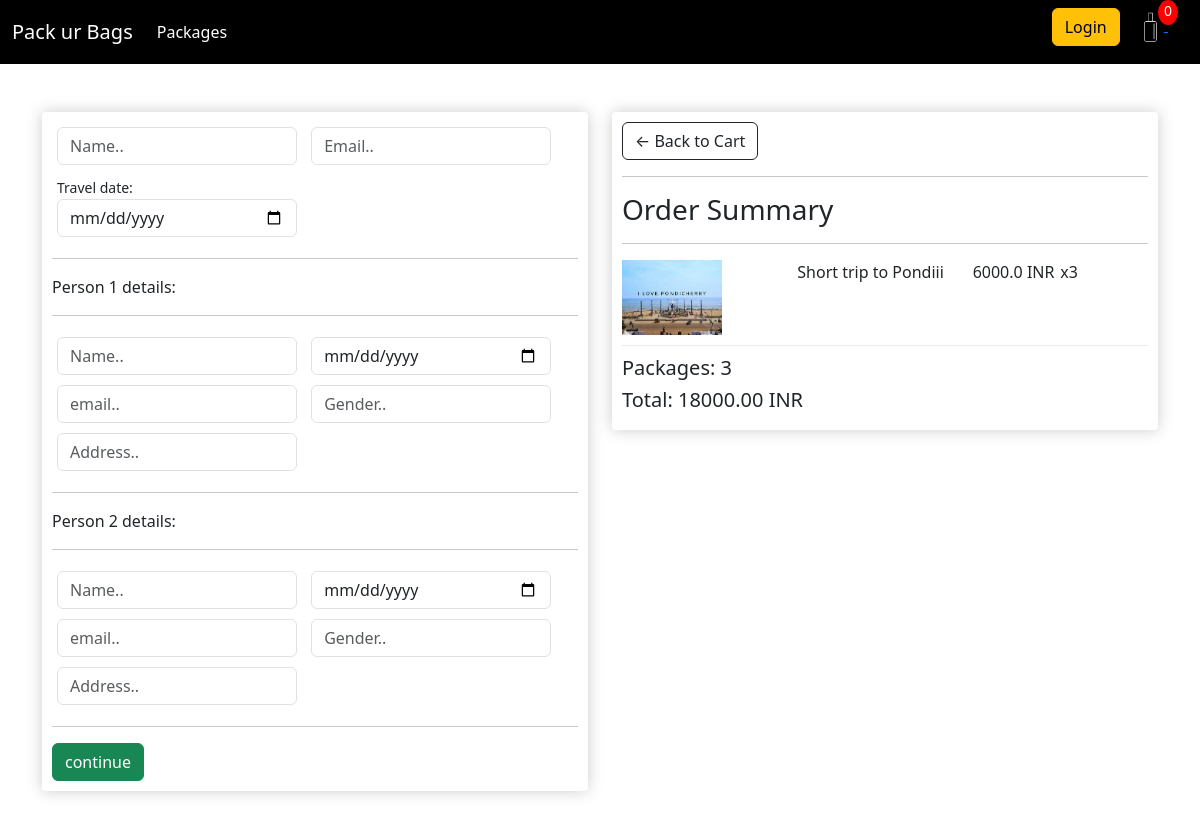
/checkout/ (signed in), run on an earlier commit of the app's database.
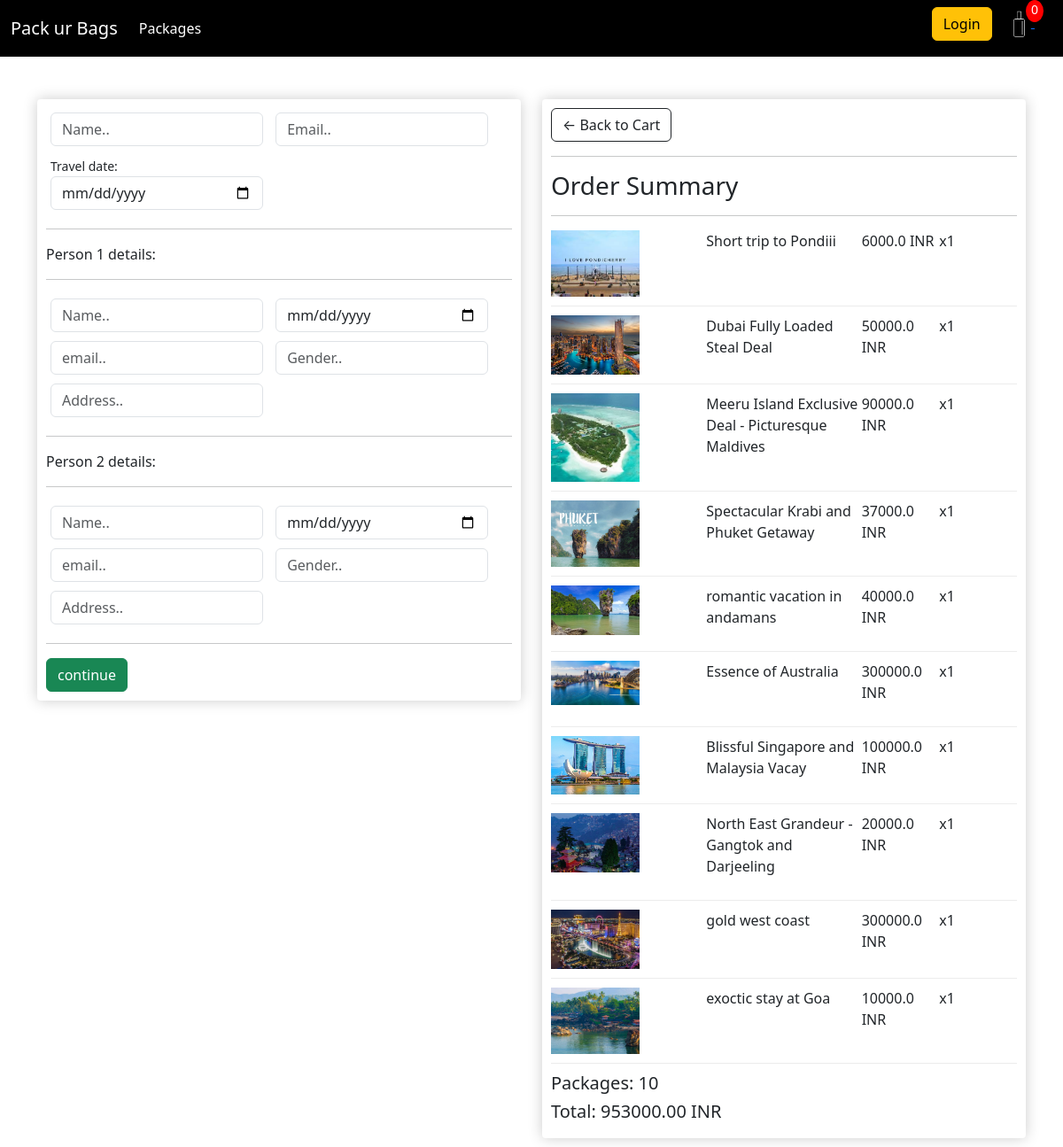
And on a later commit of the database.
### store/models.py (models this page shows, shortened)
class OrderItem(models.Model):
    package=models.ForeignKey(Package, on_delete=models.SET_NULL, blank=True, null=True)
    oder=models.ForeignKey(Order, on_delete=models.SET_NULL, blank=True, null=True)
    quantity = models.IntegerField(default=0, null=True, blank=True)
    date_added = models.DateTimeField(auto_now_add=True)
    @property
    def get_total(self):
        total = self.package.price * self.quantity
        return total

class Package(models.Model):
    name = models.CharField(max_length=300, null=True)
    price = models.FloatField()
    no_of_days = models.IntegerField()
    places_included = models.CharField(max_length=300 , null=True)
    image = models.ImageField(null= True, blank=True)
    @property
    def imageURL(self):
        try:
            url = self.image.url
        except:
            url = ''
        return url

class Order(models.Model):
    customer = models.ForeignKey(Customer, on_delete=models.SET_NULL, blank=True, null= True)
    date_ordered = models.DateTimeField(auto_now_add=True)
    complete=models.BooleanField(default=False, null=True, blank=False)
    transaction_id = models.CharField(max_length=300, null=True)
    @property
    def get_cart_total(self):
        orderitems = self.orderitem_set.all()
        total = sum([item.get_total for item in orderitems])
        return total
    @property
    def get_cart_items(self):
        orderitems = self.orderitem_set.all()
        total = sum([item.quantity for item in orderitems])
        return total

### store/views.py (the view)
# urls.py: path('checkout/', views.checkout, name='checkout'),
def checkout(request):
    if request.user.is_authenticated:
        customer = request.user.customer
        order , created = Order.objects.get_or_create(customer=customer, complete=False)
        items = order.orderitem_set.all()
    else:
        items = []
        order = {'get_cart_total':0, 'get_cart_items':0 }
    context = {'items':items , 'order':order}
    return render(request, 'store/checkout.html', context)

### store/templates/store/checkout.html (shortened to what this page needs)
{% extends 'store/main.html' %}
{% load static %}
{% block content %}
<div class="row">
    <div class="col-lg-6">
        <div class="box-element" id="form-wrapper">
            <form id="form">
                <div id="user-info">
                    <div class="form-field">
                        <input required class="form-control" type="text" name="name" placeholder="Name..">
                    </div>
                    <div class="form-field">
                        <input required class="form-control" type="email" name="email" placeholder="Email..">
                    </div>
                    <div class="form-field">
                        <small>Travel date:</small>
                        <input required class="form-control" type="date" name="travel-date" placeholder="Travel date.." id="date-picker">
                    </div>
                </div>
                <div id="shipping-info">
                    <hr>
					<p>Person 1 details:</p>
					<hr>
					<div class="form-field">
						<input class="form-control" type="text" name="name" placeholder="Name..">
					</div>
                    <div class="form-field">
						<input class="form-control" type="date" name="dob" placeholder="date of birth..">
					</div>
					<div class="form-field">
						<input class="form-control" type="email" name="email" placeholder="email..">
					</div>
                    <div class="form-field">
                        <input class="form-control" type="text" name="gender" placeholder="Gender..">
                    </div>
					<div class="form-field">
                        <input class="form-control" type="text" name="adress" placeholder="Address..">
					</div>
                    <hr>
					<p>Person 2 details:</p>
					<hr>
					<div class="form-field">
						<input class="form-control" type="text" name="name" placeholder="Name..">
					</div>
                    <div class="form-field">
						<input class="form-control" type="date" name="dob" placeholder="date of birth..">
					</div>
					<div class="form-field">
						<input class="form-control" type="email" name="email" placeholder="email..">
					</div>
                    <div class="form-field">
                        <input class="form-control" type="text" name="gender" placeholder="Gender..">
                    </div>
					<div class="form-field">
                        <input class="form-control" type="text" name="adress" placeholder="Address..">
					</div>
                </div>
                <hr>
                <input id="form-button" class="btn btn-success btn-block" type="submit" value="continue">
            </form>
        </div>
        <br>
    </div>
    <div class="col-lg-6">
        <div class="box-element">
            <a class="btn btn-outline-dark" href="{% url 'cart' %}">&#x2190; Back to Cart</a>
            <hr>
            <h3>Order Summary</h3>
            <hr>
            {% for item in items %}
            <div class="cart-row">
                <div style="flex:2"><img class="row-image" src="{{item.package.imageURL}}"></div>
                <div style="flex:2"><p>{{item.package.name}}</p></div>
                <div style="flex:1"><p>{{item.package.price}} INR</p></div>
                <div style="flex:1"><p>x{{item.quantity}}</p></div>
            </div>
            {% endfor %}
            <h5>Packages: {{order.get_cart_items}}</h5>
            <h5>Total: {{order.get_cart_total|floatformat:2}} INR</h5>
        </div>
    </div>
</div>
{% endblock content %}

What changed in the data, as far as the page shows it:
changed OrderItem "Short trip to Pondiii": quantity "3" → "1"
added OrderItem: package.imageURL (picture), package.name "Dubai Fully Loaded Steal Deal", package.price "50000.0", quantity "1"
added OrderItem: package.imageURL (picture), package.name "Meeru Island Exclusive Deal - Picturesque Maldives", package.price "90000.0", quantity "1"
added OrderItem: package.imageURL (picture), package.name "Spectacular Krabi and Phuket Getaway", package.price "37000.0", quantity "1"
added OrderItem: package.imageURL (picture), package.name "romantic vacation in andamans", package.price "40000.0", quantity "1"
added OrderItem: package.imageURL (picture), package.name "Essence of Australia", package.price "300000.0", quantity "1"
added OrderItem: package.imageURL (picture), package.name "Blissful Singapore and Malaysia Vacay", package.price "100000.0", quantity "1"
added OrderItem: package.imageURL (picture), package.name "North East Grandeur - Gangtok and Darjeeling", package.price "20000.0", quantity "1"
added OrderItem: package.imageURL (picture), package.name "gold west coast", package.price "300000.0", quantity "1"
added OrderItem: package.imageURL (picture), package.name "exoctic stay at Goa", package.price "10000.0", quantity "1"
changed through a linked row, Order: get_cart_items "3" → "10"; get_cart_total "18000.00" → "953000.00"
